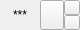
<?xml version="1.0" encoding="UTF-8"?>
<ui version="4.0">
 <class>CustomHeaderView</class>
 <widget class="QWidget" name="CustomHeaderView">
  <property name="geometry">
   <rect>
    <x>0</x>
    <y>0</y>
    <width>80</width>
    <height>26</height>
   </rect>
  </property>
  <property name="windowTitle">
   <string>Form</string>
  </property>
  <property name="autoFillBackground">
   <bool>false</bool>
  </property>
  <property name="styleSheet">
   <string notr="true"/>
  </property>
  <layout class="QGridLayout" name="gridLayout">
   <property name="leftMargin">
    <number>0</number>
   </property>
   <property name="topMargin">
    <number>0</number>
   </property>
   <property name="rightMargin">
    <number>0</number>
   </property>
   <property name="bottomMargin">
    <number>0</number>
   </property>
   <property name="spacing">
    <number>0</number>
   </property>
   <item row="0" column="0">
    <widget class="QWidget" name="widget_header" native="true">
     <property name="mouseTracking">
      <bool>false</bool>
     </property>
     <layout class="QGridLayout" name="gridLayout_2">
      <property name="leftMargin">
       <number>0</number>
      </property>
      <property name="topMargin">
       <number>0</number>
      </property>
      <property name="rightMargin">
       <number>0</number>
      </property>
      <property name="bottomMargin">
       <number>0</number>
      </property>
      <property name="spacing">
       <number>0</number>
      </property>
      <item row="0" column="0">
       <layout class="QHBoxLayout" name="horizontalLayout" stretch="1,0,0">
        <property name="spacing">
         <number>0</number>
        </property>
        <item>
         <widget class="QLabel" name="label_title">
          <property name="text">
           <string>***</string>
          </property>
          <property name="alignment">
           <set>Qt::AlignCenter</set>
          </property>
         </widget>
        </item>
        <item>
         <widget class="QToolButton" name="toolButton_filter">
          <property name="sizePolicy">
           <sizepolicy hsizetype="Expanding" vsizetype="Expanding">
            <horstretch>0</horstretch>
            <verstretch>0</verstretch>
           </sizepolicy>
          </property>
          <property name="text">
           <string/>
          </property>
          <property name="icon">
           <iconset resource="../FrameLessWidget/images.qrc">
            <normaloff>:/images/filter.png</normaloff>:/images/filter.png</iconset>
          </property>
          <property name="iconSize">
           <size>
            <width>16</width>
            <height>16</height>
           </size>
          </property>
          <property name="checkable">
           <bool>true</bool>
          </property>
          <property name="autoExclusive">
           <bool>true</bool>
          </property>
          <property name="autoRaise">
           <bool>false</bool>
          </property>
          <attribute name="buttonGroup">
           <string notr="true">buttonGroup</string>
          </attribute>
         </widget>
        </item>
        <item>
         <layout class="QVBoxLayout" name="verticalLayout">
          <property name="spacing">
           <number>0</number>
          </property>
          <item>
           <widget class="QToolButton" name="toolButton_sortUp">
            <property name="sizePolicy">
             <sizepolicy hsizetype="Expanding" vsizetype="Expanding">
              <horstretch>0</horstretch>
              <verstretch>0</verstretch>
             </sizepolicy>
            </property>
            <property name="text">
             <string/>
            </property>
            <property name="icon">
             <iconset resource="../FrameLessWidget/images.qrc">
              <normaloff>:/images/sort_up.png</normaloff>:/images/sort_up.png</iconset>
            </property>
            <property name="iconSize">
             <size>
              <width>8</width>
              <height>8</height>
             </size>
            </property>
            <property name="checkable">
             <bool>true</bool>
            </property>
            <property name="autoExclusive">
             <bool>true</bool>
            </property>
            <attribute name="buttonGroup">
             <string notr="true">buttonGroup</string>
            </attribute>
           </widget>
          </item>
          <item>
           <widget class="QToolButton" name="toolButton_sortDown">
            <property name="sizePolicy">
             <sizepolicy hsizetype="Expanding" vsizetype="Expanding">
              <horstretch>0</horstretch>
              <verstretch>0</verstretch>
             </sizepolicy>
            </property>
            <property name="text">
             <string/>
            </property>
            <property name="icon">
             <iconset resource="../FrameLessWidget/images.qrc">
              <normaloff>:/images/sort_down.png</normaloff>:/images/sort_down.png</iconset>
            </property>
            <property name="iconSize">
             <size>
              <width>8</width>
              <height>8</height>
             </size>
            </property>
            <property name="checkable">
             <bool>true</bool>
            </property>
            <property name="autoExclusive">
             <bool>true</bool>
            </property>
            <attribute name="buttonGroup">
             <string notr="true">buttonGroup</string>
            </attribute>
           </widget>
          </item>
         </layout>
        </item>
       </layout>
      </item>
     </layout>
    </widget>
   </item>
  </layout>
 </widget>
 <resources>
  <include location="../FrameLessWidget/images.qrc"/>
 </resources>
 <connections/>
 <buttongroups>
  <buttongroup name="buttonGroup"/>
 </buttongroups>
</ui>
